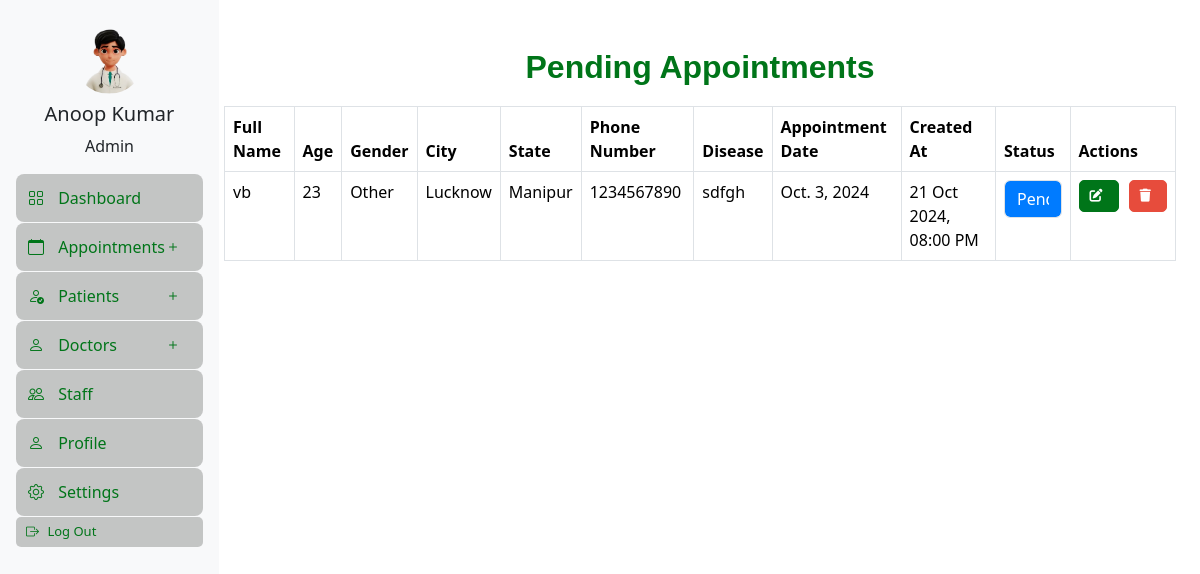
The page /pending-appointments/ on the database its author committed.
### enquiry_management/models.py (models this page shows, shortened)
class Appointment(models.Model):
    full_name = models.CharField(max_length=255)
    age = models.PositiveIntegerField()
    city = models.CharField(max_length=100)
    state = models.CharField(max_length=100)
    phone_number = models.CharField(max_length=10)
    appointment_date = models.DateField()
    disease = models.TextField(blank=True)
    message = models.TextField(blank=True)
    gender = models.CharField(max_length=10, choices=GENDER_CHOICES)
    created_at = models.DateTimeField(auto_now_add=True)
    status = models.CharField(max_length=20, default='Pending')  # Status field

### enquiry_management/views.py (the view)
# urls.py: path('pending-appointments/', views.pending_appointments, name='pending_appointments'),
def pending_appointments(request):
    appointments = Appointment.objects.filter(status='Pending')
    return render(request, 'pending_appointments.html', {'appointments': appointments})

### enquiry_management/templates/pending_appointments.html (shortened to what this page needs)
{% extends 'doc_panel.html' %}
{% block doc_panel %}
<link rel="stylesheet" href="https://cdnjs.cloudflare.com/ajax/libs/font-awesome/6.6.0/css/all.min.css"
 />
<div class="container mt-5">
    <h2>Pending Appointments</h2>
    <div class="table-responsive">
        <table class="table table-bordered table-hover" id="appointmentsTable">
            <thead class="thead-dark">
                <tr>
                    <th>Full Name</th>
                    <th>Age</th>
                    <th>Gender</th>
                    <th>City</th>
                    <th>State</th>
                    <th>Phone Number</th>
                    <th>Disease</th>
                    <th>Appointment Date</th>
                    <th>Created At</th>
                    <th>Status</th>
                    <th>Actions</th>
                </tr>
            </thead>
            <tbody>
                {% for appointment in appointments %}
                    <tr>
                        <td>{{ appointment.full_name }}</td>
                        <td>{{ appointment.age }}</td>
                        <td>{{ appointment.gender }}</td>
                        <td>{{ appointment.city }}</td>
                        <td>{{ appointment.state }}</td>
                        <td>{{ appointment.phone_number }}</td>
                        <td>{{ appointment.disease }}</td>
                        <td>{{ appointment.appointment_date }}</td>
                        <td>{{ appointment.created_at|date:"d M Y, h:i A" }}</td>
                        <td class="status-{{ appointment.status|lower }}">
                            <form method="POST" action="{% url 'update_status' appointment.id %}" style="display: inline;">
                                <select name="status" class="form-control" onchange="this.form.submit()">
                                    <option value="Pending" {% if appointment.status == 'Pending' %}selected{% endif %}>Pending</option>
                                </select>
                            </form>
                        </td>
                        <td>
                            <div class="action-buttons">
                                <a href="{% url 'edit_appointment' appointment.id %}" class="btn btn-primary btn-sm"
                                    title="Edit Appointment"><i class="fa-solid fa-pen-to-square"></i></a>
                                <button class="btn btn-danger btn-sm" data-bs-toggle="modal"
                                    data-bs-target="#deleteModal{{ appointment.id }}" title="Delete Appointment">
                                    <i class="fa-solid fa-trash"></i>
                                </button>
                            </div>
                        </td>
                    </tr>
                {% empty %}
                    <tr>
                        <td colspan="11" class="text-center">No pending appointments found.</td>
                    </tr>
                {% endfor %}
            </tbody>
        </table>
    </div>
</div>
{% endblock %}

### enquiry_management/templates/pending_appointments.html (style rules this page uses)
.table-responsive { overflow-x: auto; }
thead { background-color: #007519; color: white; position: sticky; top: 0; z-index: 10; }
.status-pending select.form-control { background-color: #007bff; color: white; }
.action-buttons { display: flex; justify-content: center; gap: 10px; }
.btn { border-radius: 5px; padding: 5px 10px; font-size: 13px; transition: all 0.3s ease; }
.btn-primary { background-color: #007519; border-color: #007519; }
.btn-danger { background-color: #e74c3c; border-color: #e74c3c; }
.btn i { margin-right: 5px; }
h2 { font-family: 'Poppins', sans-serif; font-weight: 700; color: #007519; text-align: center; margin-bottom: 20px; }
.table-bordered th, .table-bordered td { border: 1px solid #dee2e6; }
.table-bordered th { font-weight: 600; }

### rows shown on the page
Appointment: full_name "vb", age "23", gender "Other", city "Lucknow", state "Manipur", phone_number "1234567890", disease "sdfgh", appointment_date "Oct. 3, 2024", created_at "21 Oct 2024, 08:00 PM", status "Pending"
